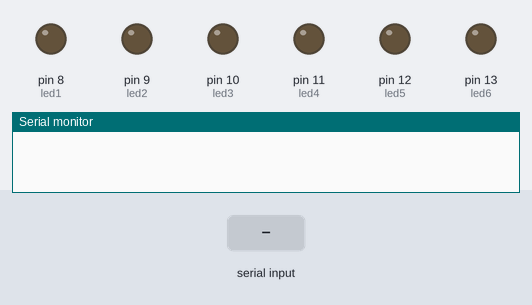
A sketch run on a simulated Arduino Uno, built with avr-gcc and run on an emulated ATmega328P. Parts: output pins drawn as LEDs (lit = HIGH), the last lines printed to the serial monitor. The test bench sets the inputs (shaded band).

Above: at 1.2 s.
1.3 s: "*deactivate" received over Serial
At 2.6 s:
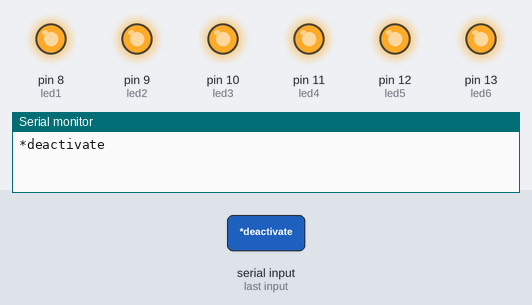
2.9 s: "*all on" received over Serial
At 3.6 s:
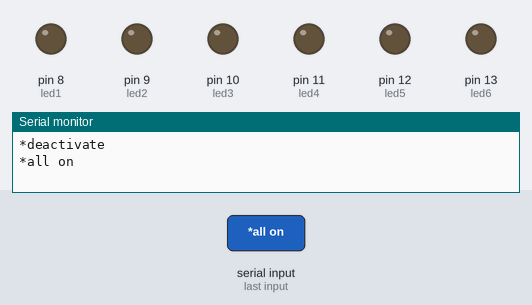
4.4 s: "*fan off" received over Serial
At 5.1 s:
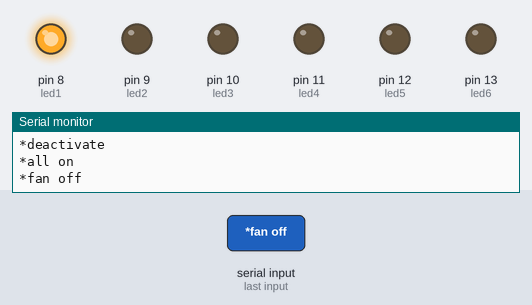
5.9 s: "*lights off." received over Serial
At 6.6 s:
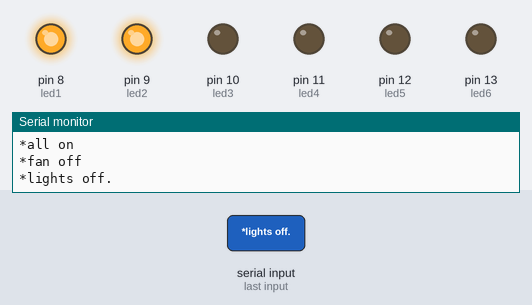
Timing chart, 0 to 8.5 s (numbered marks = the images above; inputs shaded):
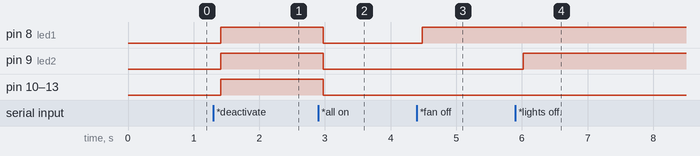

The sketch:

Voice_operated_code.ino
```cpp
String voice;
int
led1 = 8, //Connect 1ST TRANSISTOR COLLECTOR To Pin #2
led2 = 9, //Connect 2ND TRANSISTOR COLLECTOR To Pin #3
led3 = 10, //Connect 3RD TRANSISTOR COLLECTOR To Pin #4
led4 = 11,//Connect 4TH TRANSISTOR COLLECTOR To Pin #5
led5 = 12,
led6 = 13;


void allon(){
     digitalWrite(led1, HIGH);
     digitalWrite(led2, HIGH);
     digitalWrite(led3, HIGH);
     digitalWrite(led4, HIGH);
     digitalWrite(led5,HIGH);
     digitalWrite(led6, HIGH);
}
void alloff(){
     digitalWrite(led1, LOW);
     digitalWrite(led2, LOW);
     digitalWrite(led3, LOW);
     digitalWrite(led4, LOW);
     digitalWrite(led5,LOW);
     digitalWrite(led6,LOW);

}

void setup() {

  Serial.begin(9600);
  pinMode(led1, OUTPUT);
  pinMode(led2, OUTPUT);
  pinMode(led3, OUTPUT);
  pinMode(led4, OUTPUT);
  pinMode(led5,OUTPUT);
  pinMode(led6, OUTPUT);
}

void loop() {
  while (Serial.available()){
  delay(10);
  char c = Serial.read();

  if (c == '#') {break;}
  voice += c;
  }
  if (voice.length() > 0) {
    Serial.println(voice);


       if(voice == "*deactivate") {allon();}
  else if(voice == "*all on"){alloff();}


  else if(voice == "*fan off") {digitalWrite(led1, HIGH);}
  else if(voice == "*lights off.")digitalWrite(led2, HIGH);}
  else if(voice == "*TV off") {digitalWrite(led3, HIGH);}
  else if(voice == "*LED off") {digitalWrite(led4, HIGH);}
  else if(voice== "*garage lights off") {digitalWrite (led5, HIGH);}
  else if(voice== "*Garden lights off") {digitalWrite (led6, HIGH);}


  else if(voice == "*fan on") {digitalWrite(led1, LOW);}
  else if(voice == "*lights on.") {digitalWrite(led2, LOW);}
  else if(voice == "*TV on") {digitalWrite(led3, LOW);}
  else if(voice == "*LED on") {digitalWrite(led4, LOW);}
  else if(voice== "*garage lights on") {digitalWrite (led5, LOW);}
  else if(voice== "*Garden lights on") {digitalWrite (led6, LOW);}


voice="";}
```

Measured:
- after the input at 1.3 s, pin 8 (led1), pin 9 (led2), pin 10 (led3), pin 11 (led4), pin 12 (led5), pin 13 (led6): LOW → HIGH after 0.11 s
- after the input at 2.9 s, pin 8 (led1), pin 9 (led2), pin 10 (led3), pin 11 (led4), pin 12 (led5), pin 13 (led6): HIGH → LOW after 0.07 s
- after the input at 4.4 s, pin 8 (led1): LOW → HIGH after 0.08 s
- after the input at 5.9 s, pin 9 (led2): LOW → HIGH after 0.12 s
